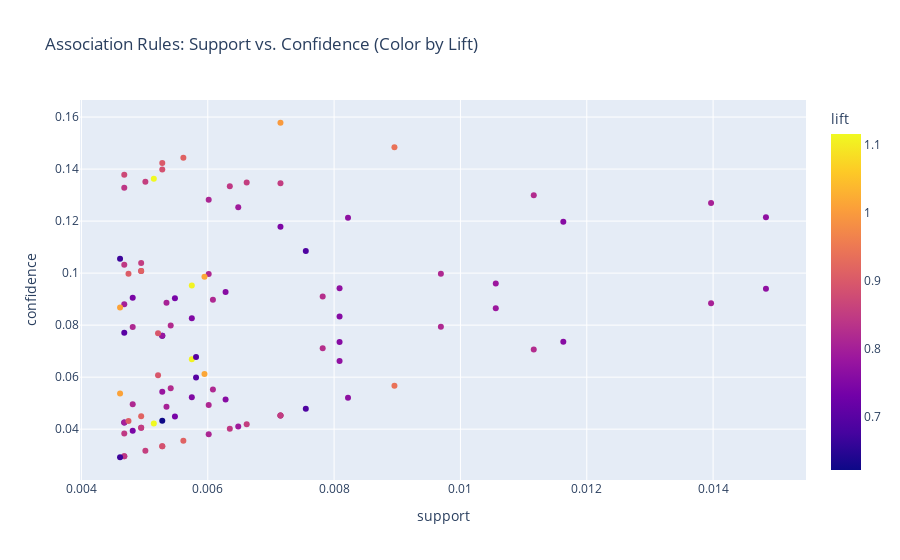

The notebook cell saved with this chart:
### Markdown cell above
-----

#### 2.4 결과 시각화 및 인사이트 도출

수많은 규칙들을 테이블로만 보는 것은 비효율적입니다. `Plotly Express`를 사용해 규칙들을 시각화하면 한눈에 관계를 파악하고 인사이트를 얻기 용이합니다.

**Scatter Plot**을 이용해 지지도(Support), 신뢰도(Confidence), 향상도(Lift)를 동시에 표현해 보겠습니다.

**[코드] Plotly Express로 연관규칙 시각화**

### Code cell
import plotly.express as px

# 시각화를 위해 frozenset을 문자열로 변환
rules['antecedents_str'] = rules['antecedents'].apply(lambda x: ', '.join(list(x)))
rules['consequents_str'] = rules['consequents'].apply(lambda x: ', '.join(list(x)))

# Scatter Plot 생성
# x축: 지지도, y축: 신뢰도, 색상: 향상도
fig = px.scatter(rules,
                 x="support",
                 y="confidence",
                 color="lift",
                 hover_data=['antecedents_str', 'consequents_str'],
                 title="Association Rules: Support vs. Confidence (Color by Lift)")
fig.show()
